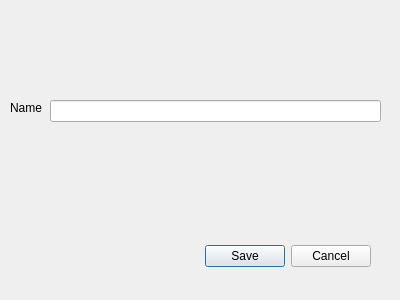
<?xml version="1.0" encoding="UTF-8"?>
<ui version="4.0">
 <class>tuneRehearsalSaveDialog</class>
 <widget class="QDialog" name="tuneRehearsalSaveDialog">
  <property name="geometry">
   <rect>
    <x>0</x>
    <y>0</y>
    <width>400</width>
    <height>300</height>
   </rect>
  </property>
  <property name="windowTitle">
   <string notr="true">Dialog</string>
  </property>
  <property name="toolTip">
   <string notr="true"/>
  </property>
  <property name="statusTip">
   <string notr="true"/>
  </property>
  <property name="whatsThis">
   <string notr="true"/>
  </property>
  <property name="accessibleName">
   <string notr="true"/>
  </property>
  <property name="accessibleDescription">
   <string notr="true"/>
  </property>
  <property name="windowFilePath">
   <string notr="true"/>
  </property>
  <widget class="QDialogButtonBox" name="buttonBox">
   <property name="geometry">
    <rect>
     <x>30</x>
     <y>240</y>
     <width>341</width>
     <height>32</height>
    </rect>
   </property>
   <property name="toolTip">
    <string notr="true"/>
   </property>
   <property name="statusTip">
    <string notr="true"/>
   </property>
   <property name="whatsThis">
    <string notr="true"/>
   </property>
   <property name="accessibleName">
    <string notr="true"/>
   </property>
   <property name="accessibleDescription">
    <string notr="true"/>
   </property>
   <property name="orientation">
    <enum>Qt::Horizontal</enum>
   </property>
   <property name="standardButtons">
    <set>QDialogButtonBox::Cancel|QDialogButtonBox::Save</set>
   </property>
  </widget>
  <widget class="QLabel" name="label">
   <property name="geometry">
    <rect>
     <x>10</x>
     <y>100</y>
     <width>41</width>
     <height>16</height>
    </rect>
   </property>
   <property name="toolTip">
    <string notr="true"/>
   </property>
   <property name="statusTip">
    <string notr="true"/>
   </property>
   <property name="whatsThis">
    <string notr="true"/>
   </property>
   <property name="accessibleName">
    <string notr="true"/>
   </property>
   <property name="accessibleDescription">
    <string notr="true"/>
   </property>
   <property name="text">
    <string>Name</string>
   </property>
   <property name="textInteractionFlags">
    <set>Qt::NoTextInteraction</set>
   </property>
  </widget>
  <widget class="QLineEdit" name="lineEdit">
   <property name="geometry">
    <rect>
     <x>50</x>
     <y>100</y>
     <width>331</width>
     <height>22</height>
    </rect>
   </property>
   <property name="toolTip">
    <string notr="true"/>
   </property>
   <property name="statusTip">
    <string notr="true"/>
   </property>
   <property name="whatsThis">
    <string notr="true"/>
   </property>
   <property name="accessibleName">
    <string notr="true"/>
   </property>
   <property name="accessibleDescription">
    <string notr="true"/>
   </property>
   <property name="placeholderText">
    <string notr="true"/>
   </property>
  </widget>
 </widget>
 <resources/>
 <connections>
  <connection>
   <sender>buttonBox</sender>
   <signal>accepted()</signal>
   <receiver>tuneRehearsalSaveDialog</receiver>
   <slot>accept()</slot>
   <hints>
    <hint type="sourcelabel">
     <x>248</x>
     <y>254</y>
    </hint>
    <hint type="destinationlabel">
     <x>157</x>
     <y>274</y>
    </hint>
   </hints>
  </connection>
  <connection>
   <sender>buttonBox</sender>
   <signal>rejected()</signal>
   <receiver>tuneRehearsalSaveDialog</receiver>
   <slot>reject()</slot>
   <hints>
    <hint type="sourcelabel">
     <x>316</x>
     <y>260</y>
    </hint>
    <hint type="destinationlabel">
     <x>286</x>
     <y>274</y>
    </hint>
   </hints>
  </connection>
 </connections>
</ui>
